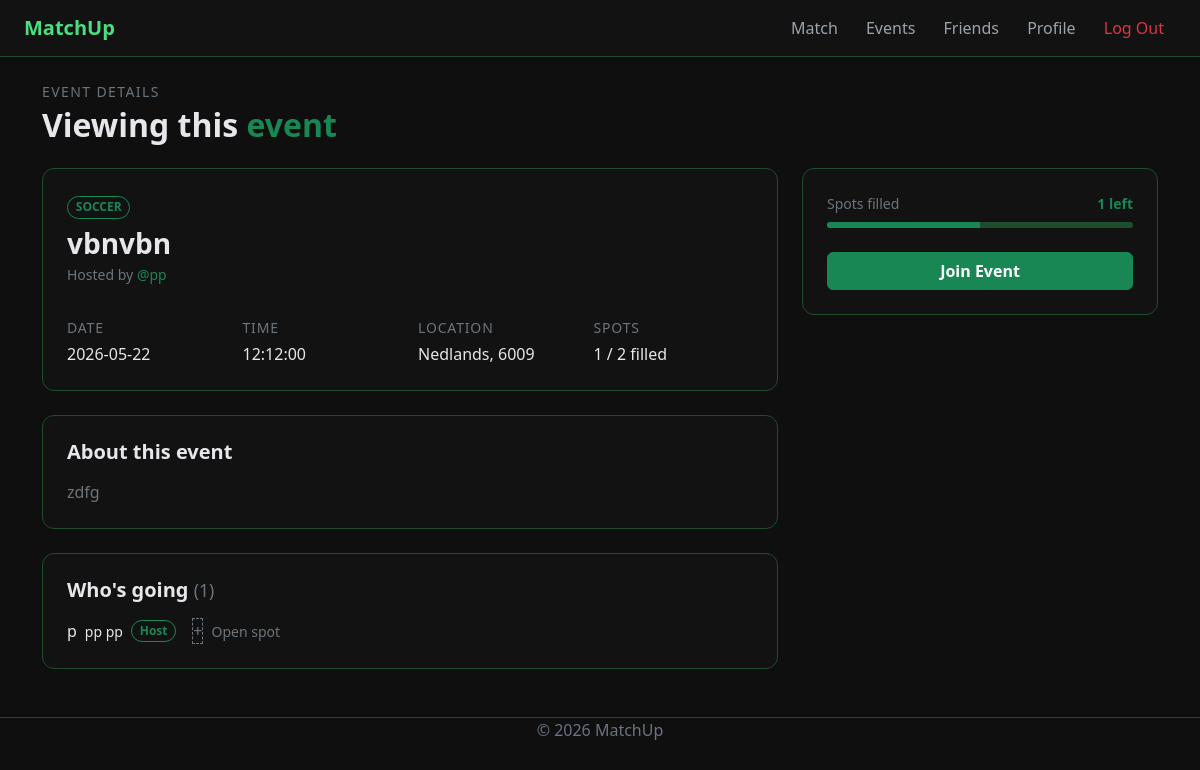
Screenshot of /events/3 (signed in) with the database file from the repository.
### app/models.py (models this page shows, shortened)
class Events(db.Model):
    __tablename__ = 'events'
    event_id          = db.Column(db.Integer, primary_key=True)
    owner_id          = db.Column(db.Integer, db.ForeignKey('users.user_id'), nullable=False)
    event_name        = db.Column(db.String(128), nullable=False)
    sport             = db.Column(db.String(64), nullable=False)
    location          = db.Column(db.String(128), nullable=False)
    postcode          = db.Column(db.String(4), nullable=False)
    description       = db.Column(db.Text)
    date              = db.Column(db.Date, nullable=False)
    time              = db.Column(db.Time, nullable=False)
    spots_total       = db.Column(db.Integer, nullable=False)
    owner   = db.relationship('Users', foreign_keys=[owner_id])
    members = db.relationship('Attendees', back_populates='event', cascade='all, delete-orphan')
    @property
    def name(self):
        return self.event_name
    @property
    def spots_filled(self):
        return len(self.members)
    @property
    def host(self):
        if self.owner:
            return self.owner.username or self.owner.first_name
        return "Unknown"

class Users(UserMixin, db.Model):
    __tablename__ = 'users'
    user_id       = db.Column(db.Integer, primary_key=True)
    username      = db.Column(db.String(64), unique=True, nullable=True)
    email         = db.Column(db.String(120), unique=True, nullable=False)
    first_name    = db.Column(db.String(64), nullable=False)
    last_name     = db.Column(db.String(64), nullable=False)
    gender        = db.Column(db.String(16))
    postcode      = db.Column(db.String(10))
    sport_1       = db.Column(db.String(64))
    sport_2       = db.Column(db.String(64))
    sport_3       = db.Column(db.String(64))
    password_hash = db.Column(db.String(256), nullable=False)

class Attendees(db.Model):
    __tablename__ = 'attendees'
    id       = db.Column(db.Integer, primary_key=True)
    event_id = db.Column(db.Integer, db.ForeignKey('events.event_id'), nullable=False)
    user_id  = db.Column(db.Integer, db.ForeignKey('users.user_id'), nullable=False)
    is_host  = db.Column(db.Boolean, default=False, nullable=False)
    event = db.relationship('Events', back_populates='members')
    user  = db.relationship('Users', foreign_keys=[user_id])

### app/routes.py (the view)
@main.route("/events/<int:event_id>")
@login_required
def event_view(event_id):
    event = Events.query.get_or_404(event_id)
    user_has_joined = Attendees.query.filter_by(
        event_id=event_id,
        user_id=current_user.user_id
    ).first() is not None
    return render_template("event_view.html", event=event, user_has_joined=user_has_joined)

### app/__init__.py (called while the page is built)
def create_app():
    app = Flask(__name__)
    app.config.from_object(Config)
    db.init_app(app)
    migrate.init_app(app, db)
    login_manager.init_app(app)
    login_manager.login_view = 'main.homepage'
    from . import models
    @login_manager.user_loader
    def load_user(user_id):
        return models.Users.query.get(int(user_id))
    from .routes import main
    app.register_blueprint(main)
    return app

### app/templates/event_view.html (shortened to what this page needs)
{% extends "base.html" %}
{% block content %}
<link rel="stylesheet" href="{{ url_for('static', filename='css/event_view.css') }}">
<div class="mb-4">
    <p class="text-secondary small text-uppercase mb-1" style="letter-spacing: 0.1em;">Event Details</p>
    <h2 class="fw-bold mb-0">
        {% if user_has_joined %}
            Viewing <span class="text-success">your</span> event
        {% else %}
            Viewing this <span class="text-success">event</span>
        {% endif %}
    </h2>
</div>
<div class="row g-4">
    <div class="col-lg-8 d-flex flex-column gap-4">
        <div class="event-card p-4">
            <div class="d-flex align-items-start justify-content-between flex-wrap gap-2 mb-3">
                <div>
                    <span class="badge text-success border border-success bg-transparent rounded-pill mb-2 small text-uppercase">{{ event.sport }}</span>
                    <h1 class="h3 fw-bold mb-1">{{ event.name }}</h1>
                    <p class="text-secondary small mb-0">Hosted by <span class="text-success">@{{ event.host }}</span></p>
                </div>
            </div>
            <div class="row g-3 mt-1">
                <div class="col-6 col-md-3">
                    <div class="text-secondary small text-uppercase mb-1" style="letter-spacing: 0.06em;">Date</div>
                    <div class="fw-medium">{{ event.date }}</div>
                </div>
                <div class="col-6 col-md-3">
                    <div class="text-secondary small text-uppercase mb-1" style="letter-spacing: 0.06em;">Time</div>
                    <div class="fw-medium">{{ event.time }}</div>
                </div>
                <div class="col-6 col-md-3">
                    <div class="text-secondary small text-uppercase mb-1" style="letter-spacing: 0.06em;">Location</div>
                    <div class="fw-medium">{{ event.location }}, {{ event.postcode }}</div>
                </div>
                <div class="col-6 col-md-3">
                    <div class="text-secondary small text-uppercase mb-1" style="letter-spacing: 0.06em;">Spots</div>
                    <div class="fw-medium">{{ event.spots_filled }} / {{ event.spots_total }} filled</div>
                </div>
            </div>
        </div>
        <div class="event-card p-4">
            <h5 class="fw-semibold mb-3">About this event</h5>
            <p class="text-secondary mb-0">{{ event.description }}</p>
        </div>
        <div class="event-card p-4">
            <h5 class="fw-semibold mb-3">
                Who's going <span class="text-secondary fw-normal small">({{ event.spots_filled }})</span>
            </h5>
            <div class="d-flex flex-wrap gap-3 align-items-center">
                {% for attendee in event.members %}
                <div class="d-flex align-items-center gap-2">
                    <div class=>{{ attendee.user.first_name[0] }}</div>
                    <span class="small">{{ attendee.user.first_name }} {{ attendee.user.last_name }}</span>
                    {% if attendee.is_host %}
                        <span class="badge text-success border border-success bg-transparent rounded-pill small">Host</span>
                    {% endif %}
                </div>
                {% endfor %}
                {% for i in range(event.spots_total - event.spots_filled) %}
                <div class="d-flex align-items-center gap-2">
                    <div class=" bg-transparent border border-secondary text-secondary" style="border-style: dashed !important;">+</div>
                    <span class="small text-secondary">Open spot</span>
                </div>
                {% endfor %}
            </div>
        </div>
    </div>
    <div class="col-lg-4">
        <div class="event-card p-4">
            <div class="d-flex justify-content-between mb-2">
                <span class="text-secondary small">Spots filled</span>
                <span class="text-success fw-bold small">{{ event.spots_total - event.spots_filled }} left</span>
            </div>
            <div class="progress mb-4" style="height: 6px; background-color: var(--green-border);">
                <div class="progress-bar bg-success" role="progressbar"
                     style="width: {{ (event.spots_filled / event.spots_total * 100)|int }}%">
                </div>
            </div>
            {% if user_has_joined %}
                <button class="btn btn-outline-success w-100 fw-semibold mb-2" disabled>✓ Joined</button>
                <a href="/events/{{ event.event_id }}/leave" class="btn btn-outline-danger w-100 fw-semibold small">Leave event</a>
            {% else %}
                <a href="/events/{{ event.event_id }}/join" class="btn btn-success w-100 fw-semibold">Join Event</a>
            {% endif %}
        </div>
    </div>
</div>
{% endblock %}

### app/static/css/style.css (style rules this page uses)
:root { --green-primary: #4ade80; --green-dim: #22c55e; --green-glow: rgba(74, 222, 128, 0.08); --green-border: #1e4d2b; --background-base: #0f0f0f; --background-nav: #121212; --text-main: #e5e7eb; --text-boring: #6b7280; }
body { background-color: var(--background-base); color: var(--text-main); }

### app/static/css/event_view.css (style rules this page uses)
.event-card { background-color: var(--background-nav); border: 1px solid var(--green-border); border-radius: 12px; }

### rows the page displays
Events: sport "SOCCER", name "vbnvbn", date "2026-05-22", time "12:12:00", location "Nedlands", postcode "6009", spots_total "2", description "zdfg", event.spots_total-event.spots_filled "1"
Users: host "pp"
Attendees: user "p", user.first_name "pp", user.last_name "pp", is_host "Host"

### other values shown
{{ event.spots_filled }} "1"
